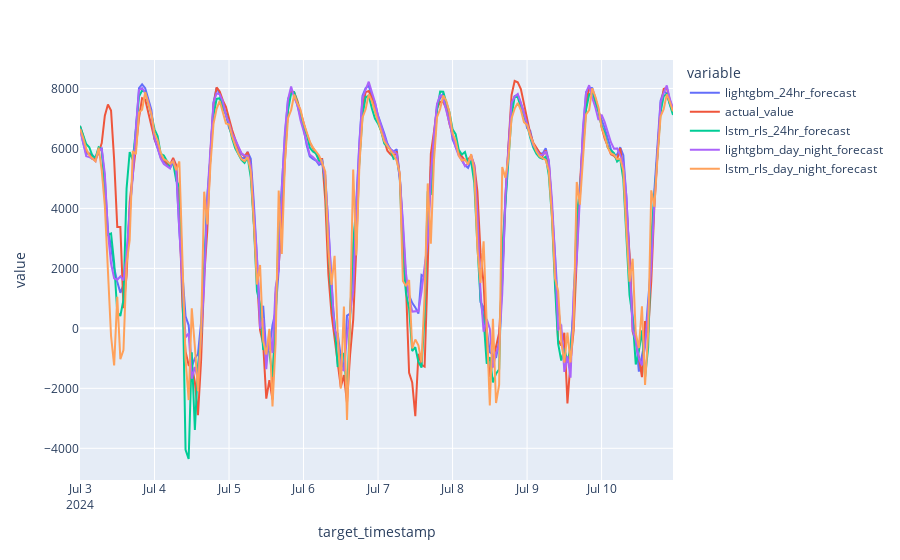

Here is the notebook cell this chart was saved with:
### Code cell
feeder_2_lightgbm_baseline_24hr_model_results = supabase.table("forecasts").select("target_timestamp, forecast_value, actual_value").eq("feeder_id", feeder_id).eq("model_id", feeder_2_lightgbm_baseline_24hr_model_id).gte("target_timestamp", '2024-07-03').execute().data
feeder_2_lstm_rls_combined_24hr_model_results = supabase.table("forecasts").select("target_timestamp, forecast_value").eq("feeder_id", feeder_id).eq("model_id", feeder_2_lstm_rls_combined_24hr_model_id).gte("target_timestamp", '2024-07-03').execute().data
feeder_2_lightgbm_baseline_day_model_results = supabase.table("forecasts").select("target_timestamp, forecast_value").eq("feeder_id", feeder_id).eq("model_id", feeder_2_lightgbm_baseline_day_model_id).gte("target_timestamp", '2024-07-03').execute().data
feeder_2_lstm_rls_combined_day_model_results = supabase.table("forecasts").select("target_timestamp, forecast_value").eq("feeder_id", feeder_id).eq("model_id", feeder_2_lstm_rls_combined_day_model_id).gte("target_timestamp", '2024-07-03').execute().data
feeder_2_lightgbm_baseline_night_model_results = supabase.table("forecasts").select("target_timestamp, forecast_value").eq("feeder_id", feeder_id).eq("model_id", feeder_2_lightgbm_baseline_night_model_id).gte("target_timestamp", '2024-07-03').execute().data
feeder_2_lstm_rls_combined_night_model_results = supabase.table("forecasts").select("target_timestamp, forecast_value").eq("feeder_id", feeder_id).eq("model_id", feeder_2_lstm_rls_combined_night_model_id).gte("target_timestamp", '2024-07-03').execute().data

feeder_2_lightgbm_baseline_24hr_model_results = pd.DataFrame(feeder_2_lightgbm_baseline_24hr_model_results).set_index("target_timestamp")
feeder_2_lstm_rls_combined_24hr_model_results = pd.DataFrame(feeder_2_lstm_rls_combined_24hr_model_results).set_index("target_timestamp")
feeder_2_lightgbm_baseline_day_model_results = pd.DataFrame(feeder_2_lightgbm_baseline_day_model_results).set_index("target_timestamp")
feeder_2_lstm_rls_combined_day_model_results = pd.DataFrame(feeder_2_lstm_rls_combined_day_model_results).set_index("target_timestamp")
feeder_2_lightgbm_baseline_night_model_results = pd.DataFrame(feeder_2_lightgbm_baseline_night_model_results).set_index("target_timestamp")
feeder_2_lstm_rls_combined_night_model_results = pd.DataFrame(feeder_2_lstm_rls_combined_night_model_results).set_index("target_timestamp")

feeder_2_lightgbm_day_night_model_results = pd.concat([feeder_2_lightgbm_baseline_day_model_results, feeder_2_lightgbm_baseline_night_model_results], axis=0)
feeder_2_lstm_rls_combined_day_night_model_results = pd.concat([feeder_2_lstm_rls_combined_day_model_results, feeder_2_lstm_rls_combined_night_model_results], axis=0)


feeder_2_lightgbm_baseline_24hr_model_results.index = pd.to_datetime(feeder_2_lightgbm_baseline_24hr_model_results.index)
feeder_2_lstm_rls_combined_24hr_model_results.index = pd.to_datetime(feeder_2_lstm_rls_combined_24hr_model_results.index)
feeder_2_lightgbm_day_night_model_results.index = pd.to_datetime(feeder_2_lightgbm_day_night_model_results.index)
feeder_2_lstm_rls_combined_day_night_model_results.index = pd.to_datetime(feeder_2_lstm_rls_combined_day_night_model_results.index)


feeder_2_lightgbm_baseline_24hr_model_results.rename(columns={"forecast_value": "lightgbm_24hr_forecast"}, inplace=True)
feeder_2_lstm_rls_combined_24hr_model_results.rename(columns={"forecast_value": "lstm_rls_24hr_forecast"}, inplace=True)
feeder_2_lightgbm_day_night_model_results.rename(columns={"forecast_value": "lightgbm_day_night_forecast"}, inplace=True)
feeder_2_lstm_rls_combined_day_night_model_results.rename(columns={"forecast_value": "lstm_rls_day_night_forecast"}, inplace=True)
# feeder_2_lightgbm_baseline_night_model_results.rename(columns={"forecast_value": "lightgbm_night_forecast"}, inplace=True)
# feeder_2_lstm_rls_combined_night_model_results.rename(columns={"forecast_value": "lstm_rls_night_forecast"}, inplace=True)


all_results = pd.concat([feeder_2_lightgbm_baseline_24hr_model_results, feeder_2_lstm_rls_combined_24hr_model_results, feeder_2_lightgbm_day_night_model_results, feeder_2_lstm_rls_combined_day_night_model_results], axis=1)

px.line(all_results)

### Figure 1 — Plotly figure (JSON) as saved in the notebook; plotly's stock layout.template omitted (floating-point values rounded to 4 significant figures; data arrays with more than 128 entries replaced by an {"elided": "..."} marker saying what was removed)
{"data": [{"hovertemplate": "variable=lightgbm_24hr_forecast<br>target_timestamp=%{x}<br>value=%{y}<extra></extra>", "legendgroup": "lightgbm_24hr_forecast", "line": {"color": "#636efa", "dash": "solid"}, "marker": {"symbol": "circle"}, "mode": "lines", "name": "lightgbm_24hr_forecast", "orientation": "v", "showlegend": true, "type": "scatter", "x": {"elided": "192 str values"}, "xaxis": "x", "y": {"elided": "192 float values"}, "yaxis": "y"}, {"hovertemplate": "variable=actual_value<br>target_timestamp=%{x}<br>value=%{y}<extra></extra>", "legendgroup": "actual_value", "line": {"color": "#EF553B", "dash": "solid"}, "marker": {"symbol": "circle"}, "mode": "lines", "name": "actual_value", "orientation": "v", "showlegend": true, "type": "scatter", "x": {"elided": "192 str values"}, "xaxis": "x", "y": {"elided": "192 float values"}, "yaxis": "y"}, {"hovertemplate": "variable=lstm_rls_24hr_forecast<br>target_timestamp=%{x}<br>value=%{y}<extra></extra>", "legendgroup": "lstm_rls_24hr_forecast", "line": {"color": "#00cc96", "dash": "solid"}, "marker": {"symbol": "circle"}, "mode": "lines", "name": "lstm_rls_24hr_forecast", "orientation": "v", "showlegend": true, "type": "scatter", "x": {"elided": "192 str values"}, "xaxis": "x", "y": {"elided": "192 float values"}, "yaxis": "y"}, {"hovertemplate": "variable=lightgbm_day_night_forecast<br>target_timestamp=%{x}<br>value=%{y}<extra></extra>", "legendgroup": "lightgbm_day_night_forecast", "line": {"color": "#ab63fa", "dash": "solid"}, "marker": {"symbol": "circle"}, "mode": "lines", "name": "lightgbm_day_night_forecast", "orientation": "v", "showlegend": true, "type": "scatter", "x": {"elided": "192 str values"}, "xaxis": "x", "y": {"elided": "192 float values"}, "yaxis": "y"}, {"hovertemplate": "variable=lstm_rls_day_night_forecast<br>target_timestamp=%{x}<br>value=%{y}<extra></extra>", "legendgroup": "lstm_rls_day_night_forecast", "line": {"color": "#FFA15A", "dash": "solid"}, "marker": {"symbol": "circle"}, "mode": "lines", "name": "lstm_rls_day_night_forecast", "orientation": "v", "showlegend": true, "type": "scatter", "x": {"elided": "192 str values"}, "xaxis": "x", "y": {"elided": "192 float values"}, "yaxis": "y"}], "layout": {"legend": {"title": {"text": "variable"}, "tracegroupgap": 0}, "margin": {"t": 60}, "xaxis": {"anchor": "y", "domain": [0, 1], "title": {"text": "target_timestamp"}}, "yaxis": {"anchor": "x", "domain": [0, 1], "title": {"text": "value"}}}}
